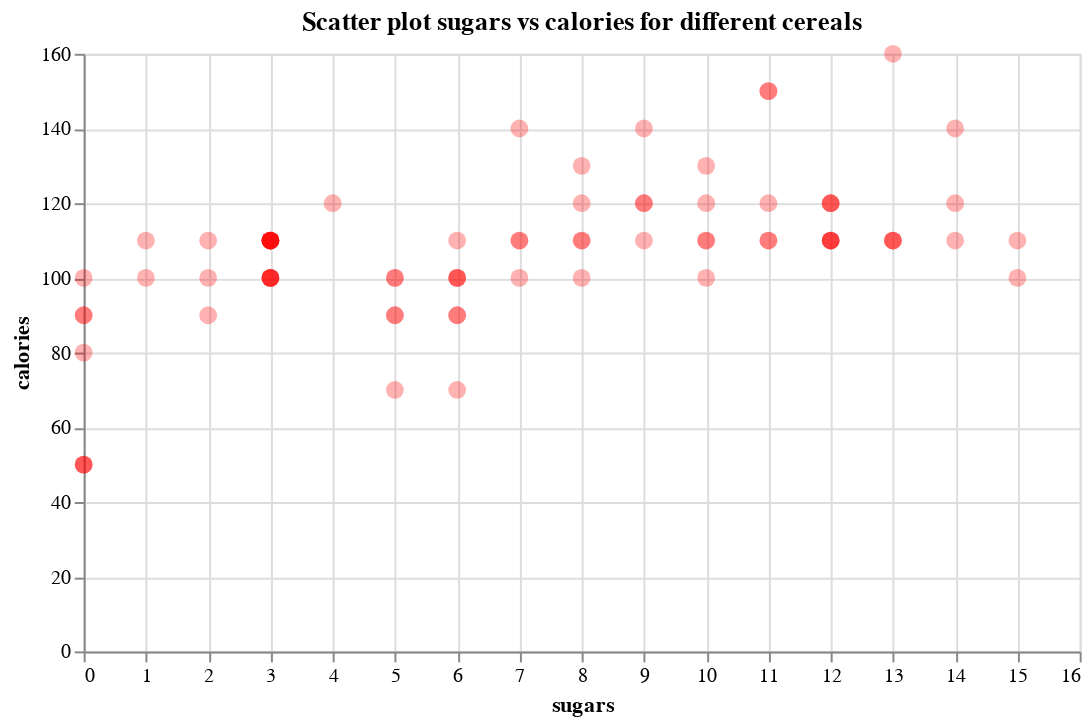

Notebook cell for this chart:
### Markdown cell above
Every good graph should have a title\!

A title provides useful information about what the plot is about.

Let’s take this opportunity to finish off our scatter plot and set the
argument `title` to something as well.

### Code cell
chart6 = alt.Chart(cereal, width=500, height=300).mark_circle(color='red', size=80, opacity=0.3).encode(
    x='sugars',
    y='calories'
).properties(title="Scatter plot sugars vs calories for different cereals")
chart6

### Figure 1 — Vega-Lite specification as saved in the notebook (floating-point values rounded to 4 significant figures)
{"config": {"view": {"continuousWidth": 400, "continuousHeight": 300}}, "data": {"name": "data-aaa0440f8e2141d6bd84b791f8341c86"}, "mark": {"type": "circle", "color": "red", "opacity": 0.3, "size": 80}, "encoding": {"x": {"type": "quantitative", "field": "sugars"}, "y": {"type": "quantitative", "field": "calories"}}, "height": 300, "title": "Scatter plot sugars vs calories for different cereals", "width": 500, "$schema": "https://vega.github.io/schema/vega-lite/v4.8.1.json", "datasets": {"data-aaa0440f8e2141d6bd84b791f8341c86": [{"name": "100% Bran", "mfr": "N", "type": "Cold", "calories": 70, "protein": 4, "fat": 1, "sodium": 130, "fiber": 10.0, "carbo": 5.0, "sugars": 6, "potass": 280, "vitamins": 25, "shelf": 3, "weight": 1.0, "cups": 0.33, "rating": 68.4}, {"name": "100% Natural Bran", "mfr": "Q", "type": "Cold", "calories": 120, "protein": 3, "fat": 5, "sodium": 15, "fiber": 2.0, "carbo": 8.0, "sugars": 8, "potass": 135, "vitamins": 0, "shelf": 3, "weight": 1.0, "cups": 1.0, "rating": 33.98}, {"name": "All-Bran", "mfr": "K", "type": "Cold", "calories": 70, "protein": 4, "fat": 1, "sodium": 260, "fiber": 9.0, "carbo": 7.0, "sugars": 5, "potass": 320, "vitamins": 25, "shelf": 3, "weight": 1.0, "cups": 0.33, "rating": 59.43}, {"name": "All-Bran with Extra Fiber", "mfr": "K", "type": "Cold", "calories": 50, "protein": 4, "fat": 0, "sodium": 140, "fiber": 14.0, "carbo": 8.0, "sugars": 0, "potass": 330, "vitamins": 25, "shelf": 3, "weight": 1.0, "cups": 0.5, "rating": 93.7}, {"name": "Almond Delight", "mfr": "R", "type": "Cold", "calories": 110, "protein": 2, "fat": 2, "sodium": 200, "fiber": 1.0, "carbo": 14.0, "sugars": 8, "potass": 1, "vitamins": 25, "shelf": 3, "weight": 1.0, "cups": 0.75, "rating": 34.38}, {"name": "Apple Cinnamon Cheerios", "mfr": "G", "type": "Cold", "calories": 110, "protein": 2, "fat": 2, "sodium": 180, "fiber": 1.5, "carbo": 10.5, "sugars": 10, "potass": 70, "vitamins": 25, "shelf": 1, "weight": 1.0, "cups": 0.75, "rating": 29.51}, {"name": "Apple Jacks", "mfr": "K", "type": "Cold", "calories": 110, "protein": 2, "fat": 0, "sodium": 125, "fiber": 1.0, "carbo": 11.0, "sugars": 14, "potass": 30, "vitamins": 25, "shelf": 2, "weight": 1.0, "cups": 1.0, "rating": 33.17}, {"name": "Basic 4", "mfr": "G", "type": "Cold", "calories": 130, "protein": 3, "fat": 2, "sodium": 210, "fiber": 2.0, "carbo": 18.0, "sugars": 8, "potass": 100, "vitamins": 25, "shelf": 3, "weight": 1.33, "cups": 0.75, "rating": 37.04}, {"name": "Bran Chex", "mfr": "R", "type": "Cold", "calories": 90, "protein": 2, "fat": 1, "sodium": 200, "fiber": 4.0, "carbo": 15.0, "sugars": 6, "potass": 125, "vitamins": 25, "shelf": 1, "weight": 1.0, "cups": 0.67, "rating": 49.12}, {"name": "Bran Flakes", "mfr": "P", "type": "Cold", "calories": 90, "protein": 3, "fat": 0, "sodium": 210, "fiber": 5.0, "carbo": 13.0, "sugars": 5, "potass": 190, "vitamins": 25, "shelf": 3, "weight": 1.0, "cups": 0.67, "rating": 53.31}, {"name": "Cap'n'Crunch", "mfr": "Q", "type": "Cold", "calories": 120, "protein": 1, "fat": 2, "sodium": 220, "fiber": 0.0, "carbo": 12.0, "sugars": 12, "potass": 35, "vitamins": 25, "shelf": 2, "weight": 1.0, "cups": 0.75, "rating": 18.04}, {"name": "Cheerios", "mfr": "G", "type": "Cold", "calories": 110, "protein": 6, "fat": 2, "sodium": 290, "fiber": 2.0, "carbo": 17.0, "sugars": 1, "potass": 105, "vitamins": 25, "shelf": 1, "weight": 1.0, "cups": 1.25, "rating": 50.76}, {"name": "Cinnamon Toast Crunch", "mfr": "G", "type": "Cold", "calories": 120, "protein": 1, "fat": 3, "sodium": 210, "fiber": 0.0, "carbo": 13.0, "sugars": 9, "potass": 45, "vitamins": 25, "shelf": 2, "weight": 1.0, "cups": 0.75, "rating": 19.82}, {"name": "Clusters", "mfr": "G", "type": "Cold", "calories": 110, "protein": 3, "fat": 2, "sodium": 140, "fiber": 2.0, "carbo": 13.0, "sugars": 7, "potass": 105, "vitamins": 25, "shelf": 3, "weight": 1.0, "cups": 0.5, "rating": 40.4}, {"name": "Cocoa Puffs", "mfr": "G", "type": "Cold", "calories": 110, "protein": 1, "fat": 1, "sodium": 180, "fiber": 0.0, "carbo": 12.0, "sugars": 13, "potass": 55, "vitamins": 25, "shelf": 2, "weight": 1.0, "cups": 1.0, "rating": 22.74}, {"name": "Corn Chex", "mfr": "R", "type": "Cold", "calories": 110, "protein": 2, "fat": 0, "sodium": 280, "fiber": 0.0, "carbo": 22.0, "sugars": 3, "potass": 25, "vitamins": 25, "shelf": 1, "weight": 1.0, "cups": 1.0, "rating": 41.45}, {"name": "Corn Flakes", "mfr": "K", "type": "Cold", "calories": 100, "protein": 2, "fat": 0, "sodium": 290, "fiber": 1.0, "carbo": 21.0, "sugars": 2, "potass": 35, "vitamins": 25, "shelf": 1, "weight": 1.0, "cups": 1.0, "rating": 45.86}, {"name": "Corn Pops", "mfr": "K", "type": "Cold", "calories": 110, "protein": 1, "fat": 0, "sodium": 90, "fiber": 1.0, "carbo": 13.0, "sugars": 12, "potass": 20, "vitamins": 25, "shelf": 2, "weight": 1.0, "cups": 1.0, "rating": 35.78}, {"name": "Count Chocula", "mfr": "G", "type": "Cold", "calories": 110, "protein": 1, "fat": 1, "sodium": 180, "fiber": 0.0, "carbo": 12.0, "sugars": 13, "potass": 65, "vitamins": 25, "shelf": 2, "weight": 1.0, "cups": 1.0, "rating": 22.4}, {"name": "Cracklin' Oat Bran", "mfr": "K", "type": "Cold", "calories": 110, "protein": 3, "fat": 3, "sodium": 140, "fiber": 4.0, "carbo": 10.0, "sugars": 7, "potass": 160, "vitamins": 25, "shelf": 3, "weight": 1.0, "cups": 0.5, "rating": 40.45}, {"name": "Cream of Wheat (Quick)", "mfr": "N", "type": "Hot", "calories": 100, "protein": 3, "fat": 0, "sodium": 80, "fiber": 1.0, "carbo": 21.0, "sugars": 0, "potass": 1, "vitamins": 0, "shelf": 2, "weight": 1.0, "cups": 1.0, "rating": 64.53}, {"name": "Crispix", "mfr": "K", "type": "Cold", "calories": 110, "protein": 2, "fat": 0, "sodium": 220, "fiber": 1.0, "carbo": 21.0, "sugars": 3, "potass": 30, "vitamins": 25, "shelf": 3, "weight": 1.0, "cups": 1.0, "rating": 46.9}, {"name": "Crispy Wheat & Raisins", "mfr": "G", "type": "Cold", "calories": 100, "protein": 2, "fat": 1, "sodium": 140, "fiber": 2.0, "carbo": 11.0, "sugars": 10, "potass": 120, "vitamins": 25, "shelf": 3, "weight": 1.0, "cups": 0.75, "rating": 36.18}, {"name": "Double Chex", "mfr": "R", "type": "Cold", "calories": 100, "protein": 2, "fat": 0, "sodium": 190, "fiber": 1.0, "carbo": 18.0, "sugars": 5, "potass": 80, "vitamins": 25, "shelf": 3, "weight": 1.0, "cups": 0.75, "rating": 44.33}, {"name": "Froot Loops", "mfr": "K", "type": "Cold", "calories": 110, "protein": 2, "fat": 1, "sodium": 125, "fiber": 1.0, "carbo": 11.0, "sugars": 13, "potass": 30, "vitamins": 25, "shelf": 2, "weight": 1.0, "cups": 1.0, "rating": 32.21}, {"name": "Frosted Flakes", "mfr": "K", "type": "Cold", "calories": 110, "protein": 1, "fat": 0, "sodium": 200, "fiber": 1.0, "carbo": 14.0, "sugars": 11, "potass": 25, "vitamins": 25, "shelf": 1, "weight": 1.0, "cups": 0.75, "rating": 31.44}, {"name": "Frosted Mini-Wheats", "mfr": "K", "type": "Cold", "calories": 100, "protein": 3, "fat": 0, "sodium": 0, "fiber": 3.0, "carbo": 14.0, "sugars": 7, "potass": 100, "vitamins": 25, "shelf": 2, "weight": 1.0, "cups": 0.8, "rating": 58.35}, {"name": "Fruit & Fibre Dates; Walnuts; and Oats", "mfr": "P", "type": "Cold", "calories": 120, "protein": 3, "fat": 2, "sodium": 160, "fiber": 5.0, "carbo": 12.0, "sugars": 10, "potass": 200, "vitamins": 25, "shelf": 3, "weight": 1.25, "cups": 0.67, "rating": 40.92}, {"name": "Fruitful Bran", "mfr": "K", "type": "Cold", "calories": 120, "protein": 3, "fat": 0, "sodium": 240, "fiber": 5.0, "carbo": 14.0, "sugars": 12, "potass": 190, "vitamins": 25, "shelf": 3, "weight": 1.33, "cups": 0.67, "rating": 41.02}, {"name": "Fruity Pebbles", "mfr": "P", "type": "Cold", "calories": 110, "protein": 1, "fat": 1, "sodium": 135, "fiber": 0.0, "carbo": 13.0, "sugars": 12, "potass": 25, "vitamins": 25, "shelf": 2, "weight": 1.0, "cups": 0.75, "rating": 28.03}, {"name": "Golden Crisp", "mfr": "P", "type": "Cold", "calories": 100, "protein": 2, "fat": 0, "sodium": 45, "fiber": 0.0, "carbo": 11.0, "sugars": 15, "potass": 40, "vitamins": 25, "shelf": 1, "weight": 1.0, "cups": 0.88, "rating": 35.25}, {"name": "Golden Grahams", "mfr": "G", "type": "Cold", "calories": 110, "protein": 1, "fat": 1, "sodium": 280, "fiber": 0.0, "carbo": 15.0, "sugars": 9, "potass": 45, "vitamins": 25, "shelf": 2, "weight": 1.0, "cups": 0.75, "rating": 23.8}, {"name": "Grape Nuts Flakes", "mfr": "P", "type": "Cold", "calories": 100, "protein": 3, "fat": 1, "sodium": 140, "fiber": 3.0, "carbo": 15.0, "sugars": 5, "potass": 85, "vitamins": 25, "shelf": 3, "weight": 1.0, "cups": 0.88, "rating": 52.08}, {"name": "Grape-Nuts", "mfr": "P", "type": "Cold", "calories": 110, "protein": 3, "fat": 0, "sodium": 170, "fiber": 3.0, "carbo": 17.0, "sugars": 3, "potass": 90, "vitamins": 25, "shelf": 3, "weight": 1.0, "cups": 0.25, "rating": 53.37}, {"name": "Great Grains Pecan", "mfr": "P", "type": "Cold", "calories": 120, "protein": 3, "fat": 3, "sodium": 75, "fiber": 3.0, "carbo": 13.0, "sugars": 4, "potass": 100, "vitamins": 25, "shelf": 3, "weight": 1.0, "cups": 0.33, "rating": 45.81}, {"name": "Honey Graham Ohs", "mfr": "Q", "type": "Cold", "calories": 120, "protein": 1, "fat": 2, "sodium": 220, "fiber": 1.0, "carbo": 12.0, "sugars": 11, "potass": 45, "vitamins": 25, "shelf": 2, "weight": 1.0, "cups": 1.0, "rating": 21.87}, {"name": "Honey Nut Cheerios", "mfr": "G", "type": "Cold", "calories": 110, "protein": 3, "fat": 1, "sodium": 250, "fiber": 1.5, "carbo": 11.5, "sugars": 10, "potass": 90, "vitamins": 25, "shelf": 1, "weight": 1.0, "cups": 0.75, "rating": 31.07}, {"name": "Honey-comb", "mfr": "P", "type": "Cold", "calories": 110, "protein": 1, "fat": 0, "sodium": 180, "fiber": 0.0, "carbo": 14.0, "sugars": 11, "potass": 35, "vitamins": 25, "shelf": 1, "weight": 1.0, "cups": 1.33, "rating": 28.74}, {"name": "Just Right Crunchy  Nuggets", "mfr": "K", "type": "Cold", "calories": 110, "protein": 2, "fat": 1, "sodium": 170, "fiber": 1.0, "carbo": 17.0, "sugars": 6, "potass": 60, "vitamins": 100, "shelf": 3, "weight": 1.0, "cups": 1.0, "rating": 36.52}, {"name": "Just Right Fruit & Nut", "mfr": "K", "type": "Cold", "calories": 140, "protein": 3, "fat": 1, "sodium": 170, "fiber": 2.0, "carbo": 20.0, "sugars": 9, "potass": 95, "vitamins": 100, "shelf": 3, "weight": 1.3, "cups": 0.75, "rating": 36.47}, {"name": "Kix", "mfr": "G", "type": "Cold", "calories": 110, "protein": 2, "fat": 1, "sodium": 260, "fiber": 0.0, "carbo": 21.0, "sugars": 3, "potass": 40, "vitamins": 25, "shelf": 2, "weight": 1.0, "cups": 1.5, "rating": 39.24}, {"name": "Life", "mfr": "Q", "type": "Cold", "calories": 100, "protein": 4, "fat": 2, "sodium": 150, "fiber": 2.0, "carbo": 12.0, "sugars": 6, "potass": 95, "vitamins": 25, "shelf": 2, "weight": 1.0, "cups": 0.67, "rating": 45.33}, {"name": "Lucky Charms", "mfr": "G", "type": "Cold", "calories": 110, "protein": 2, "fat": 1, "sodium": 180, "fiber": 0.0, "carbo": 12.0, "sugars": 12, "potass": 55, "vitamins": 25, "shelf": 2, "weight": 1.0, "cups": 1.0, "rating": 26.73}, {"name": "Maypo", "mfr": "A", "type": "Hot", "calories": 100, "protein": 4, "fat": 1, "sodium": 0, "fiber": 0.0, "carbo": 16.0, "sugars": 3, "potass": 95, "vitamins": 25, "shelf": 2, "weight": 1.0, "cups": 1.0, "rating": 54.85}, {"name": "Muesli Raisins; Dates; & Almonds", "mfr": "R", "type": "Cold", "calories": 150, "protein": 4, "fat": 3, "sodium": 95, "fiber": 3.0, "carbo": 16.0, "sugars": 11, "potass": 170, "vitamins": 25, "shelf": 3, "weight": 1.0, "cups": 1.0, "rating": 37.14}, {"name": "Muesli Raisins; Peaches; & Pecans", "mfr": "R", "type": "Cold", "calories": 150, "protein": 4, "fat": 3, "sodium": 150, "fiber": 3.0, "carbo": 16.0, "sugars": 11, "potass": 170, "vitamins": 25, "shelf": 3, "weight": 1.0, "cups": 1.0, "rating": 34.14}, {"name": "Mueslix Crispy Blend", "mfr": "K", "type": "Cold", "calories": 160, "protein": 3, "fat": 2, "sodium": 150, "fiber": 3.0, "carbo": 17.0, "sugars": 13, "potass": 160, "vitamins": 25, "shelf": 3, "weight": 1.5, "cups": 0.67, "rating": 30.31}, {"name": "Multi-Grain Cheerios", "mfr": "G", "type": "Cold", "calories": 100, "protein": 2, "fat": 1, "sodium": 220, "fiber": 2.0, "carbo": 15.0, "sugars": 6, "potass": 90, "vitamins": 25, "shelf": 1, "weight": 1.0, "cups": 1.0, "rating": 40.11}, {"name": "Nut&Honey Crunch", "mfr": "K", "type": "Cold", "calories": 120, "protein": 2, "fat": 1, "sodium": 190, "fiber": 0.0, "carbo": 15.0, "sugars": 9, "potass": 40, "vitamins": 25, "shelf": 2, "weight": 1.0, "cups": 0.67, "rating": 29.92}, {"name": "Nutri-Grain Almond-Raisin", "mfr": "K", "type": "Cold", "calories": 140, "protein": 3, "fat": 2, "sodium": 220, "fiber": 3.0, "carbo": 21.0, "sugars": 7, "potass": 130, "vitamins": 25, "shelf": 3, "weight": 1.33, "cups": 0.67, "rating": 40.69}, {"name": "Nutri-grain Wheat", "mfr": "K", "type": "Cold", "calories": 90, "protein": 3, "fat": 0, "sodium": 170, "fiber": 3.0, "carbo": 18.0, "sugars": 2, "potass": 90, "vitamins": 25, "shelf": 3, "weight": 1.0, "cups": 1.0, "rating": 59.64}, {"name": "Oatmeal Raisin Crisp", "mfr": "G", "type": "Cold", "calories": 130, "protein": 3, "fat": 2, "sodium": 170, "fiber": 1.5, "carbo": 13.5, "sugars": 10, "potass": 120, "vitamins": 25, "shelf": 3, "weight": 1.25, "cups": 0.5, "rating": 30.45}, {"name": "Post Nat. Raisin Bran", "mfr": "P", "type": "Cold", "calories": 120, "protein": 3, "fat": 1, "sodium": 200, "fiber": 6.0, "carbo": 11.0, "sugars": 14, "potass": 260, "vitamins": 25, "shelf": 3, "weight": 1.33, "cups": 0.67, "rating": 37.84}, {"name": "Product 19", "mfr": "K", "type": "Cold", "calories": 100, "protein": 3, "fat": 0, "sodium": 320, "fiber": 1.0, "carbo": 20.0, "sugars": 3, "potass": 45, "vitamins": 100, "shelf": 3, "weight": 1.0, "cups": 1.0, "rating": 41.5}, {"name": "Puffed Rice", "mfr": "Q", "type": "Cold", "calories": 50, "protein": 1, "fat": 0, "sodium": 0, "fiber": 0.0, "carbo": 13.0, "sugars": 0, "potass": 15, "vitamins": 0, "shelf": 3, "weight": 0.5, "cups": 1.0, "rating": 60.76}, {"name": "Puffed Wheat", "mfr": "Q", "type": "Cold", "calories": 50, "protein": 2, "fat": 0, "sodium": 0, "fiber": 1.0, "carbo": 10.0, "sugars": 0, "potass": 50, "vitamins": 0, "shelf": 3, "weight": 0.5, "cups": 1.0, "rating": 63.01}, {"name": "Quaker Oat Squares", "mfr": "Q", "type": "Cold", "calories": 100, "protein": 4, "fat": 1, "sodium": 135, "fiber": 2.0, "carbo": 14.0, "sugars": 6, "potass": 110, "vitamins": 25, "shelf": 3, "weight": 1.0, "cups": 0.5, "rating": 49.51}, {"name": "Quaker Oatmeal", "mfr": "Q", "type": "Hot", "calories": 100, "protein": 5, "fat": 2, "sodium": 0, "fiber": 2.7, "carbo": 1.0, "sugars": 1, "potass": 110, "vitamins": 0, "shelf": 1, "weight": 1.0, "cups": 0.67, "rating": 50.83}, {"name": "Raisin Bran", "mfr": "K", "type": "Cold", "calories": 120, "protein": 3, "fat": 1, "sodium": 210, "fiber": 5.0, "carbo": 14.0, "sugars": 12, "potass": 240, "vitamins": 25, "shelf": 2, "weight": 1.33, "cups": 0.75, "rating": 39.26}, {"name": "Raisin Nut Bran", "mfr": "G", "type": "Cold", "calories": 100, "protein": 3, "fat": 2, "sodium": 140, "fiber": 2.5, "carbo": 10.5, "sugars": 8, "potass": 140, "vitamins": 25, "shelf": 3, "weight": 1.0, "cups": 0.5, "rating": 39.7}, {"name": "Raisin Squares", "mfr": "K", "type": "Cold", "calories": 90, "protein": 2, "fat": 0, "sodium": 0, "fiber": 2.0, "carbo": 15.0, "sugars": 6, "potass": 110, "vitamins": 25, "shelf": 3, "weight": 1.0, "cups": 0.5, "rating": 55.33}, {"name": "Rice Chex", "mfr": "R", "type": "Cold", "calories": 110, "protein": 1, "fat": 0, "sodium": 240, "fiber": 0.0, "carbo": 23.0, "sugars": 2, "potass": 30, "vitamins": 25, "shelf": 1, "weight": 1.0, "cups": 1.13, "rating": 42.0}, {"name": "Rice Krispies", "mfr": "K", "type": "Cold", "calories": 110, "protein": 2, "fat": 0, "sodium": 290, "fiber": 0.0, "carbo": 22.0, "sugars": 3, "potass": 35, "vitamins": 25, "shelf": 1, "weight": 1.0, "cups": 1.0, "rating": 40.56}, {"name": "Shredded Wheat", "mfr": "N", "type": "Cold", "calories": 80, "protein": 2, "fat": 0, "sodium": 0, "fiber": 3.0, "carbo": 16.0, "sugars": 0, "potass": 95, "vitamins": 0, "shelf": 1, "weight": 0.83, "cups": 1.0, "rating": 68.24}, {"name": "Shredded Wheat 'n'Bran", "mfr": "N", "type": "Cold", "calories": 90, "protein": 3, "fat": 0, "sodium": 0, "fiber": 4.0, "carbo": 19.0, "sugars": 0, "potass": 140, "vitamins": 0, "shelf": 1, "weight": 1.0, "cups": 0.67, "rating": 74.47}, {"name": "Shredded Wheat spoon size", "mfr": "N", "type": "Cold", "calories": 90, "protein": 3, "fat": 0, "sodium": 0, "fiber": 3.0, "carbo": 20.0, "sugars": 0, "potass": 120, "vitamins": 0, "shelf": 1, "weight": 1.0, "cups": 0.67, "rating": 72.8}, {"name": "Smacks", "mfr": "K", "type": "Cold", "calories": 110, "protein": 2, "fat": 1, "sodium": 70, "fiber": 1.0, "carbo": 9.0, "sugars": 15, "potass": 40, "vitamins": 25, "shelf": 2, "weight": 1.0, "cups": 0.75, "rating": 31.23}, {"name": "Special K", "mfr": "K", "type": "Cold", "calories": 110, "protein": 6, "fat": 0, "sodium": 230, "fiber": 1.0, "carbo": 16.0, "sugars": 3, "potass": 55, "vitamins": 25, "shelf": 1, "weight": 1.0, "cups": 1.0, "rating": 53.13}, {"name": "Strawberry Fruit Wheats", "mfr": "N", "type": "Cold", "calories": 90, "protein": 2, "fat": 0, "sodium": 15, "fiber": 3.0, "carbo": 15.0, "sugars": 5, "potass": 90, "vitamins": 25, "shelf": 2, "weight": 1.0, "cups": 1.0, "rating": 59.36}, {"name": "Total Corn Flakes", "mfr": "G", "type": "Cold", "calories": 110, "protein": 2, "fat": 1, "sodium": 200, "fiber": 0.0, "carbo": 21.0, "sugars": 3, "potass": 35, "vitamins": 100, "shelf": 3, "weight": 1.0, "cups": 1.0, "rating": 38.84}, {"name": "Total Raisin Bran", "mfr": "G", "type": "Cold", "calories": 140, "protein": 3, "fat": 1, "sodium": 190, "fiber": 4.0, "carbo": 15.0, "sugars": 14, "potass": 230, "vitamins": 100, "shelf": 3, "weight": 1.5, "cups": 1.0, "rating": 28.59}, {"name": "Total Whole Grain", "mfr": "G", "type": "Cold", "calories": 100, "protein": 3, "fat": 1, "sodium": 200, "fiber": 3.0, "carbo": 16.0, "sugars": 3, "potass": 110, "vitamins": 100, "shelf": 3, "weight": 1.0, "cups": 1.0, "rating": 46.66}, {"name": "Triples", "mfr": "G", "type": "Cold", "calories": 110, "protein": 2, "fat": 1, "sodium": 250, "fiber": 0.0, "carbo": 21.0, "sugars": 3, "potass": 60, "vitamins": 25, "shelf": 3, "weight": 1.0, "cups": 0.75, "rating": 39.11}, {"name": "Trix", "mfr": "G", "type": "Cold", "calories": 110, "protein": 1, "fat": 1, "sodium": 140, "fiber": 0.0, "carbo": 13.0, "sugars": 12, "potass": 25, "vitamins": 25, "shelf": 2, "weight": 1.0, "cups": 1.0, "rating": 27.75}, {"name": "Wheat Chex", "mfr": "R", "type": "Cold", "calories": 100, "protein": 3, "fat": 1, "sodium": 230, "fiber": 3.0, "carbo": 17.0, "sugars": 3, "potass": 115, "vitamins": 25, "shelf": 1, "weight": 1.0, "cups": 0.67, "rating": 49.79}, {"name": "Wheaties", "mfr": "G", "type": "Cold", "calories": 100, "protein": 3, "fat": 1, "sodium": 200, "fiber": 3.0, "carbo": 17.0, "sugars": 3, "potass": 110, "vitamins": 25, "shelf": 1, "weight": 1.0, "cups": 1.0, "rating": 51.59}, {"name": "Wheaties Honey Gold", "mfr": "G", "type": "Cold", "calories": 110, "protein": 2, "fat": 1, "sodium": 200, "fiber": 1.0, "carbo": 16.0, "sugars": 8, "potass": 60, "vitamins": 25, "shelf": 1, "weight": 1.0, "cups": 0.75, "rating": 36.19}]}}
